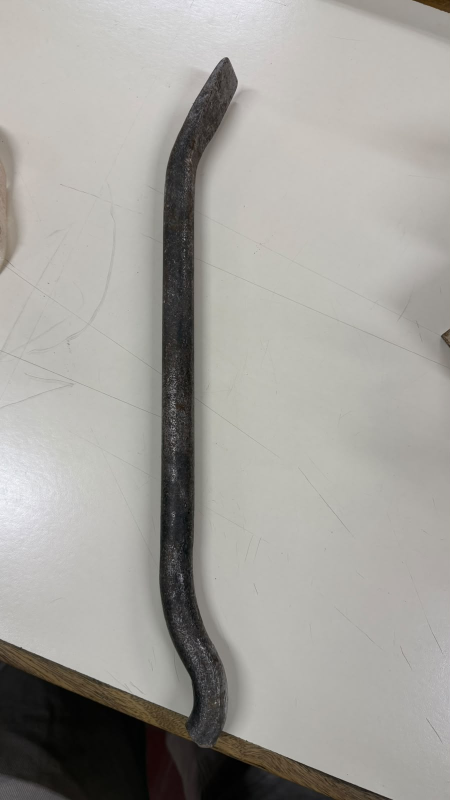
#> input picture MODULO2/4-calidad-fotografica/foto1.jpg, 900 x 1600 px (shown at 1/2 size); its folder holds 5 pictures in this run
$ python figuras.py
#> lines starting #> are read from the running program, lines starting #| are printed output that depends on the picture; after the words box and inside, x2 and y2 are one past the last pixel; in counts of white or black regions, pixels touching at a corner belong together; long printed decimals are rounded
"""Figuras del Informe 4 (calidad fotográfica). Requiere opencv-python, numpy, matplotlib."""
import cv2,numpy as np,matplotlib
matplotlib.use('Agg'); import matplotlib.pyplot as plt
from matplotlib.patches import Rectangle
plt.rcParams.update({'font.family':'serif','font.size':8})
ORANGE='#eb6834'; BLUE='#2a78d6'
def rgb(f): return cv2.cvtColor(cv2.imread(f),cv2.COLOR_BGR2RGB)
#> called with f = 'foto1.jpg'
# --- Figura: problemas señalados
notes={1:[((0,250,70,330),'1 objeto ajeno (bolso)'),((0,1330,560,270),'2 borde de mesa y piso'),((60,560,300,300),'3 marcas de lápiz'),((330,60,250,1500),'4 pieza en vertical: ocupa\n   ~6 % del área')],
       3:[((0,1420,140,180),'1 mano en cuadro'),((0,600,260,330),'2 reflejo y sombra en el fondo'),((380,740,180,180),'3 desenfoque (detalle)'),((0,0,900,560),'4 fondo vacío')]}
fig,axs=plt.subplots(1,2,figsize=(6.4,5.2))
for ax,i in zip(axs,[1,3]):
    ax.imshow(rgb(f'foto{i}.jpg'))
    for (x,y,w,h),t in notes[i]:
        ax.add_patch(Rectangle((x,y),w,h,fill=False,ec=ORANGE,lw=1.4,ls='--'))
        ax.text(x+8,y+40,t.split()[0],color='white',fontsize=9,weight='bold',bbox=dict(fc=ORANGE,ec='none',pad=1.5))
    ax.set_title(f'Foto {i}'); ax.axis('off')
    ax.text(0,1.0,'',transform=ax.transAxes)
    leg='\n'.join(t for _,t in notes[i])
    ax.text(0,-0.02,leg,transform=ax.transAxes,va='top',fontsize=7.5)
plt.tight_layout(); plt.savefig('problemas.pdf',bbox_inches='tight'); plt.savefig('problemas.png',dpi=90,bbox_inches='tight')
#> after `plt.tight_layout()`:
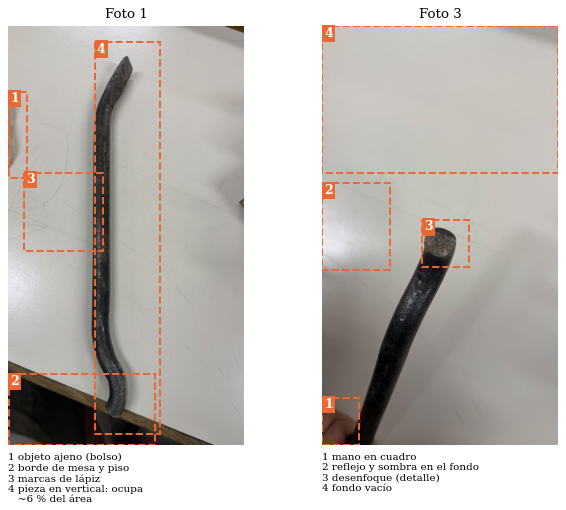
#> figure drawn by matplotlib, 2 panels
# --- Figura: antes / después (solo ajustes globales)
im=cv2.imread('foto1.jpg').astype(float)
hsv=cv2.cvtColor(im.astype(np.uint8),cv2.COLOR_BGR2HSV); bg=(hsv[...,2]>150)&(hsv[...,1]<40)
#> after `hsv = cv2.cvtColor(im.astype(np.uint8), cv2.COLOR_BGR2HSV)`: hsv: shape (1600, 900, 3); mean H, S, V 29.4, 15.2, 163.6
#> after `bg = (hsv[..., 2] > 150) & (hsv[..., 1] < 40)`:
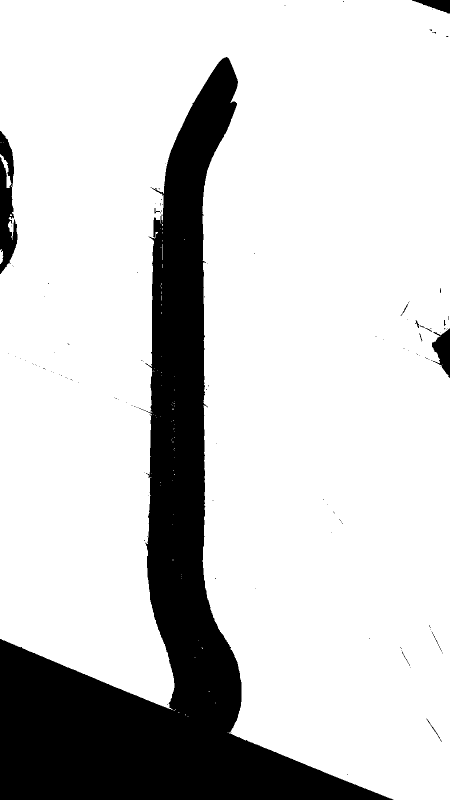
#> bg: shape (1600, 900) bool (shown at 1/2 size); 81% white; 121 black regions (108 under 20 px), largest, box (x1, y1, x2, y2) and area: (0, 114, 787, 1600) 263557, (0, 262, 35, 548) 6086, (864, 657, 900, 756) 2049
ref=im[bg].mean(0); gain=235/ref                      # balance de blancos y niveles: fondo -> blanco neutro
#> after `ref = im[bg].mean(0)`: ref = [180.5, 185.3, 187]
#> after `gain = 235 / ref`: gain = [1.3, 1.27, 1.26]
out=np.clip(im*gain,0,255).astype(np.uint8)
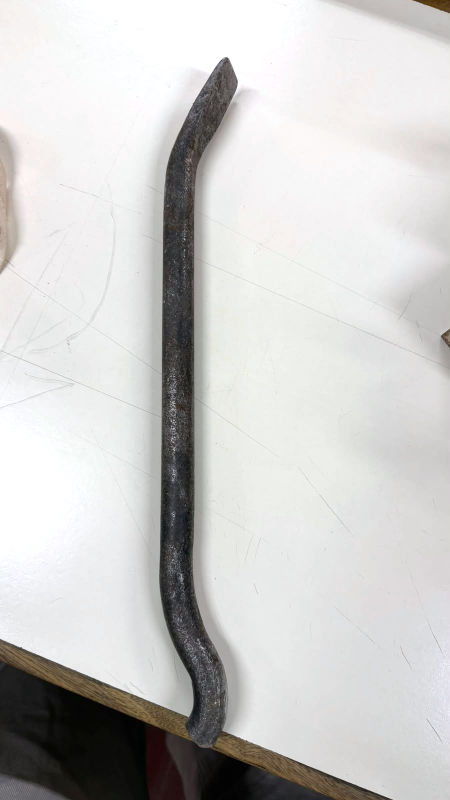
#> out: shape (1600, 900, 3) (shown at 1/2 size); mean B, G, R 202.3, 203.6, 204.3
out=cv2.rotate(out,cv2.ROTATE_90_COUNTERCLOCKWISE)    # pieza en horizontal
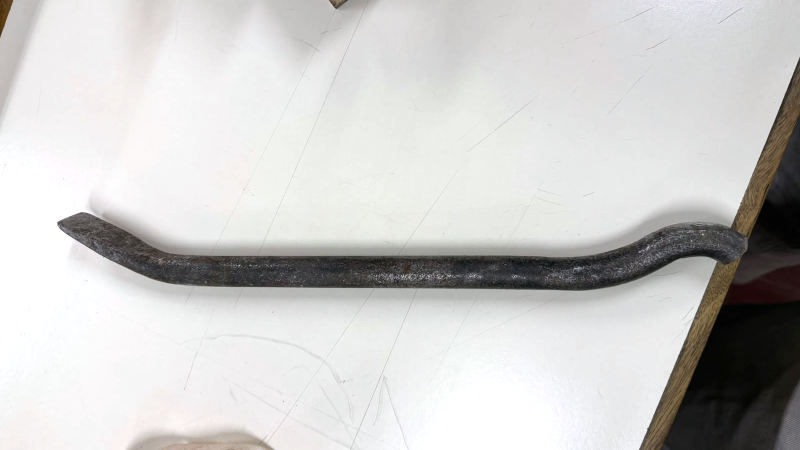
#> out: shape (900, 1600, 3) (shown at 1/2 size); mean B, G, R 202.3, 203.6, 204.3
out=out[250:700, 60:1440]                     # recorte: ojo, coordenadas tras rotar
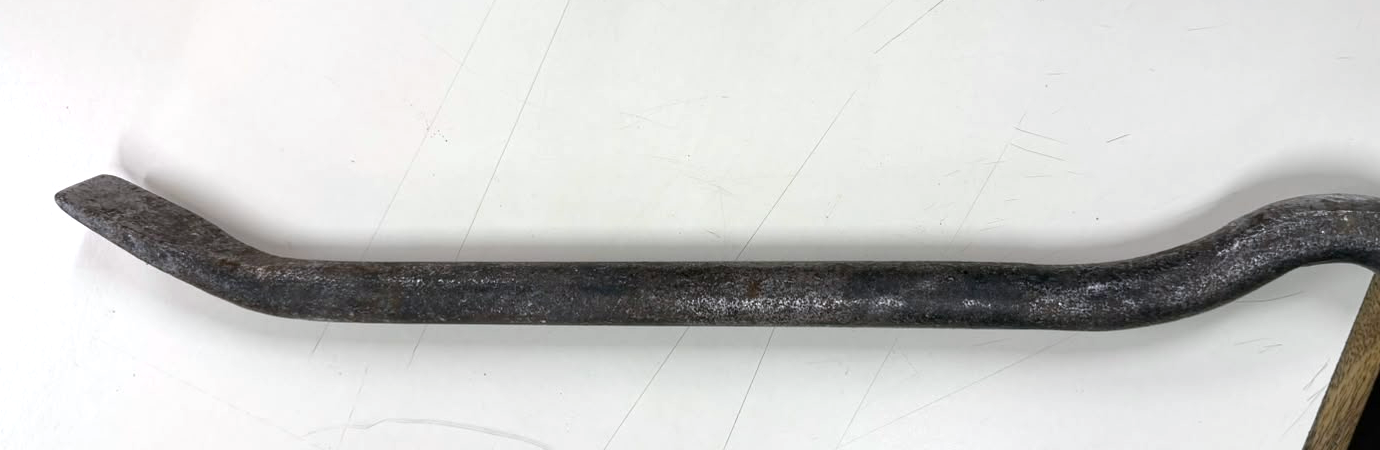
#> out: shape (450, 1380, 3); mean B, G, R 203, 204.6, 204.4
fig=plt.figure(figsize=(6.4,3.0))
a1=fig.add_axes([0,0.02,0.2,0.9]); a1.imshow(rgb('foto1.jpg')); a1.axis('off'); a1.set_title('(a) Original',fontsize=8)
a2=fig.add_axes([0.23,0.25,0.77,0.6]); a2.imshow(cv2.cvtColor(out,cv2.COLOR_BGR2RGB)); a2.axis('off'); a2.set_title('(b) Preparada: rotación, recorte, balance de blancos y niveles',fontsize=8)
plt.savefig('antes_despues.pdf',bbox_inches='tight'); plt.savefig('antes_despues.png',dpi=90,bbox_inches='tight')
#> after `plt.savefig('antes_despues.pdf', bbox_inches='tight')`:
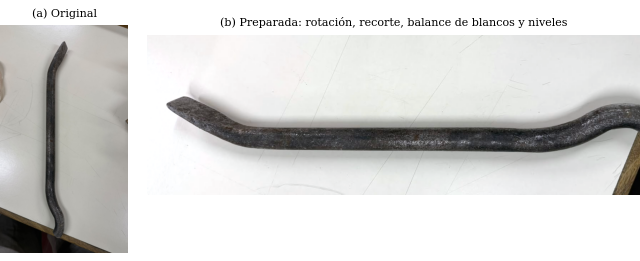
#> figure drawn by matplotlib, 2 panels
print(gain, out.shape)
#| [1.302 1.268 1.257] (450, 1380, 3)
